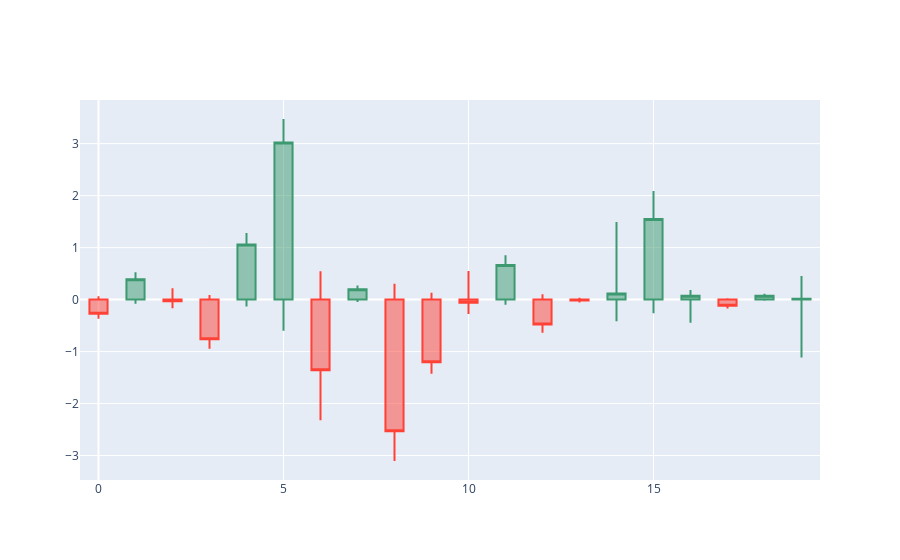

Here is the notebook cell this chart was saved with:
### Code cell
# Sample OHLC data
df = pd.DataFrame(centers, columns=_ohlc)
# Plot the OHLC chart
# mpf.plot(df, type='candle', style='yahoo', title='OHLC Chart', ylabel='Price')
fig = go.Figure(data=go.Candlestick(x=np.arange(n_centers),
                    open=df['open'],
                    high=df['high'],
                    low=df['low'],
                    close=df['close']))
fig.update_layout(xaxis_rangeslider_visible=False)
fig.show()

### Figure 1 — Plotly figure (JSON) as saved in the notebook; plotly's stock layout.template omitted (floating-point values rounded to 4 significant figures)
{"data": [{"close": [-0.2722, 0.3932, -0.03286, -0.7633, 1.06, 3.023, -1.358, 0.199, -2.532, -1.207, -0.06236, 0.6641, -0.4813, -0.01651, 0.1149, 1.553, 0.07277, -0.1208, 0.07287, 0.01441], "high": [0.06295, 0.5262, 0.2206, 0.08754, 1.279, 3.474, 0.5454, 0.2705, 0.3036, 0.1328, 0.5502, 0.8543, 0.1016, 0.03539, 1.493, 2.091, 0.1824, 0.02535, 0.111, 0.453], "low": [-0.3674, -0.08019, -0.1649, -0.9464, -0.1349, -0.5987, -2.322, -0.04495, -3.105, -1.429, -0.2764, -0.09859, -0.6357, -0.05586, -0.4183, -0.2628, -0.4449, -0.1702, -0.02171, -1.115], "open": [0, 0, 0, 0, 0, 0, 0, 0, 0, 0, 0, 0, 0, 0, 0, 0, 0, 0, 0, 0], "type": "candlestick", "x": [0, 1, 2, 3, 4, 5, 6, 7, 8, 9, 10, 11, 12, 13, 14, 15, 16, 17, 18, 19]}], "layout": {"xaxis": {"rangeslider": {"visible": false}}}}
